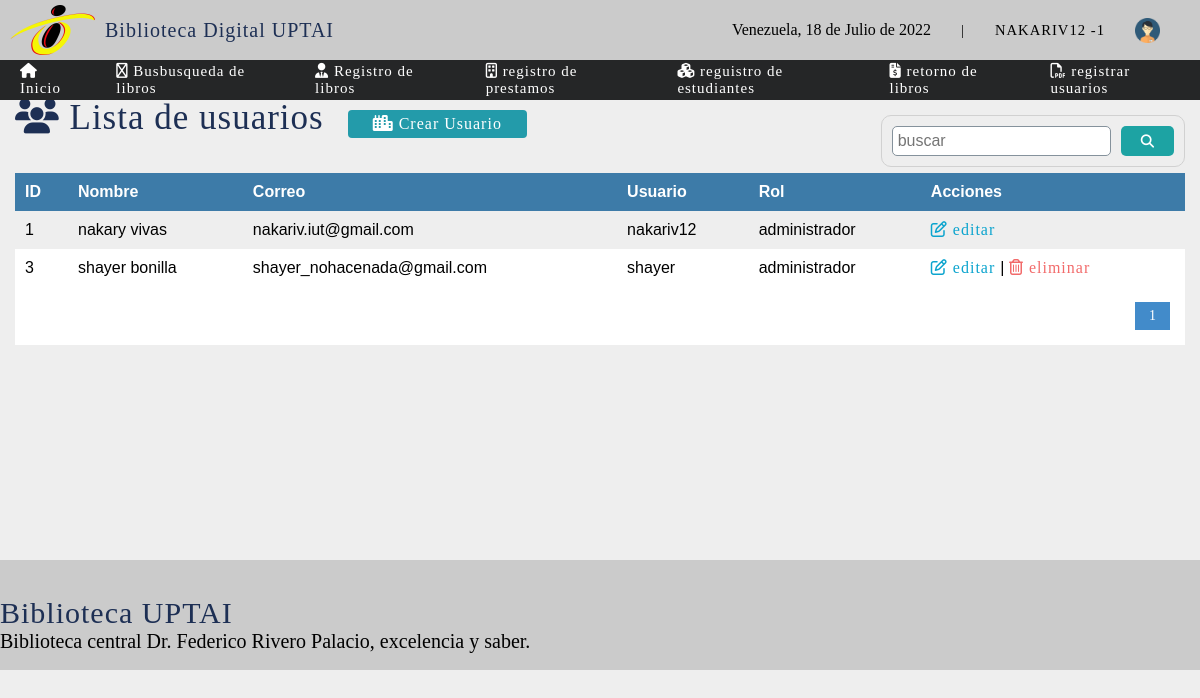
Screenshot of /sistema/lista_usuarios.php (signed in) with the database file from the repository.
### tables this page shows
CREATE TABLE `usuarios` (
  `idusuario` int(11) NOT NULL,
  `nombre_u` varchar(50) DEFAULT NULL,
  `correo` varchar(50) DEFAULT NULL,
  `usuario` varchar(15) DEFAULT NULL,
  `clave` varchar(100) DEFAULT NULL,
  `rol` int(11) DEFAULT NULL,
  `status` int(2) NOT NULL DEFAULT 1,
  `id_userCreador` int(11) DEFAULT NULL,
  `id_userDeleted` int(11) DEFAULT NULL
);

CREATE TABLE `rol` (
  `idrol` int(11) NOT NULL,
  `rol` varchar(20) DEFAULT NULL
);

### sistema/lista_usuarios.php (the view, shortened to what this page needs)
<?php
	include "../conexion.php";
 ?>
<!DOCTYPE html>
<html lang="en">
<head>
	<?php include "vista/includes/scripts.php";?>
</head>
<body>
	<?php include "vista/includes/header.php";?>
	<section id="container">
		<h1><i class="fas fa-users"></i> Lista de usuarios</h1>
		<a href="registro_usuario.php" class="btn_new"><i class="fas fa-city"></i> Crear Usuario</a>
		<form action="buscar_usuarios.php" method="get" class="form_search">
			<input type="text" name="busqueda" id="busqueda" placeholder="buscar">
			<button type="submit" class="btn_search"><i class="fas fa-search"></i></button>
		</form>
		<table>
			<tr>
				<th>ID</th>
				<th>Nombre</th>
				<th>Correo</th>
				<th>Usuario</th>
				<th>Rol</th>
				<th>Acciones</th>
			</tr>
			<?php
			$sql_register =  mysqli_query($conection, "SELECT count(*)  as total_registro FROM usuarios WHERE status = 1");
			$result_register = mysqli_fetch_array($sql_register);
			$total_registro = $result_register['total_registro'];
			$por_pagina = 5;
			if(empty($_GET['pagina']))
			{
				$pagina = 1;
			}else{
				$pagina = $_GET['pagina'];
			}
			$desde = ($pagina-1) * $por_pagina;
			$total_paginas = ceil($total_registro / $por_pagina);
			$query =  mysqli_query($conection,"SELECT u.idusuario, u.nombre_u, u.correo, u.usuario, r.rol FROM usuarios u INNER JOIN rol r ON u.rol = r.idrol WHERE status = 1 ORDER BY u.idusuario ASC
				LIMIT $desde, $por_pagina");
			$result = mysqli_num_rows($query);
			if($result > 0){
				while ($data = mysqli_fetch_array($query)) {
			 ?>
			<tr>
				<td><?php echo $data["idusuario"] ;?></td>
				<td><?php echo $data["nombre_u"]; ?></td>
				<td><?php echo $data["correo"] ;?></td>
				<td><?php echo $data["usuario"] ;?></td>
				<td><?php echo $data["rol"] ;?></td>
				<td>
					<a class="link_edit" href="editar_usuarios.php?id=<?php echo $data["idusuario"];?>"><i class="far fa-edit"></i> editar </a>
					<?php
						if ($data["idusuario"] != 1) { ?>
					|
					<a class="link_delete" href="eliminar_usuarios.php?id=<?php echo $data["idusuario"];?>"><i class="far fa-trash-alt"></i> eliminar</a>
					<?php } ?>
				</td>
			</tr>
			<?php
				}
			}
			?>
		</table>
		<div class="paginador">
			<ul>
					<?php
						for ($i=1; $i <= $total_paginas; $i++) {
							if ($i == $pagina ) {
								echo '<li class="pageSelected">'.$i.'</li>';
							}else{
								echo '<li><a href="?pagina='.$i.'">'.$i.'</a></li>';
							}
						}
					 ?>
			</ul>
		</div>
	</section>
	<?php include "vista/includes/footer.php";?>
</body>
</html>

### sistema/vista/css/estilos1.css (style rules this page uses)
* { margin: 0; padding: 0; box-sizing: border-box; }
body { margin: 0; background: #EEEEEE; }
a { text-decoration: none; font-family: 'Piazzolla'; letter-spacing: 1px; }
h1, h2, h3, h4, h5, h6 { font-family: 'Piazzolla'; font-weight: normal; letter-spacing: 1px; color: #1D2F54;; }
h1 { font-size: 26px; }
#container { padding: 90px 15px 15px; }
form { background: #fff; margin: auto; padding: 20px 50px; border: 1px solid #d1d1d1; }
input,select { display: block; width: 100%; font-size: 12pt; padding: 5px; border: 1px solid #85929c; border-radius: 5px; }
#container h1 { font-size: 35px; display: inline-block; }
.btn_new { display: inline-block; background: #239baa; color: #fff; padding: 5px 25px; border-radius: 4px; margin: 20px; }
table { margin-top: 15px; border-collapse: collapse; font-size: 12pt; font-family: 'arial'; width: 100%; }
table th { text-align: left; padding: 10px; background: #3d7ba8; color: #fff; }
table tr:nth-child(odd) { background: #fff; border: 2px; }
table td { padding: 10px; }
.link_edit { color: #0ca4ce; }
.link_delete { color: #f26b6b; }
.paginador ul { padding: 15px; list-style: none; background: #fff; display: -webkit-flex; display: -moz-flex; display: -ms-flex; display: -o-flex; display: flex; justify-content: flex-end; }
.paginador a, .pageSelected { color: #428bca; border: 1px solid #ddd; padding: 5px; display: inline-block; font-size: 14px; text-align: center; width: 35px; }
.pageSelected { color: #fff; background: #428bca; border: 1px solid #428bca; }
.form_search { margin-top: 25px; display: -webkit-flex; display: -moz-flex; display: -ms-flex; display: -o-flex; display: flex; float: right; background: initial; padding: 10px; border-radius: 10px; }
.form_search .btn_search { background: #1da3a3; color: #fff; padding: 0 20px; border: 0; cursor: pointer; margin-left: 10px; }
.form_search button { border-radius: 5px; }

### rows the page displays
usuarios: idusuario "1", nombre_u "nakary vivas", correo "nakariv.iut@gmail.com", usuario "nakariv12", rol.rol "administrador"
usuarios: idusuario "3", nombre_u "shayer bonilla", correo "shayer_nohacenada@gmail.com", usuario "shayer", rol.rol "administrador"

### other values shown
fechaC() "18 de Julio de 2022"
$_SESSION['user'] "NAKARIV12"
$_SESSION['rol'] "1"
